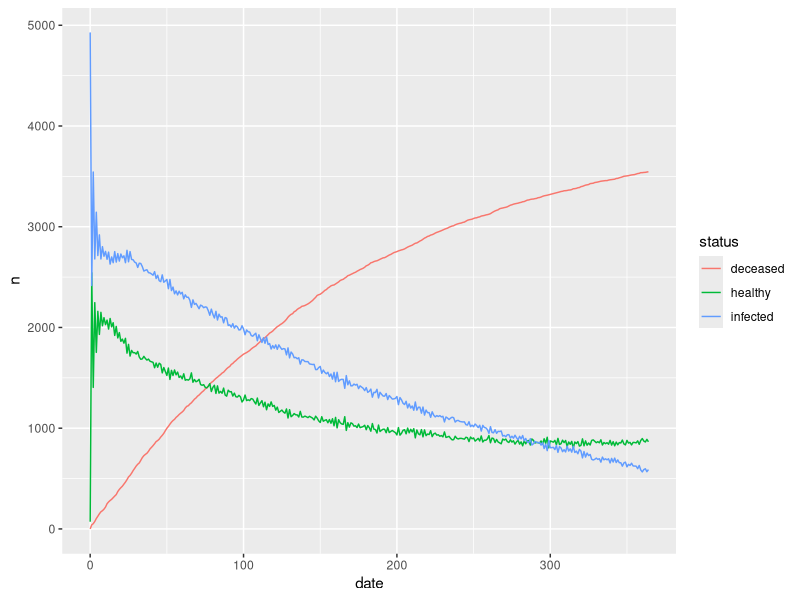
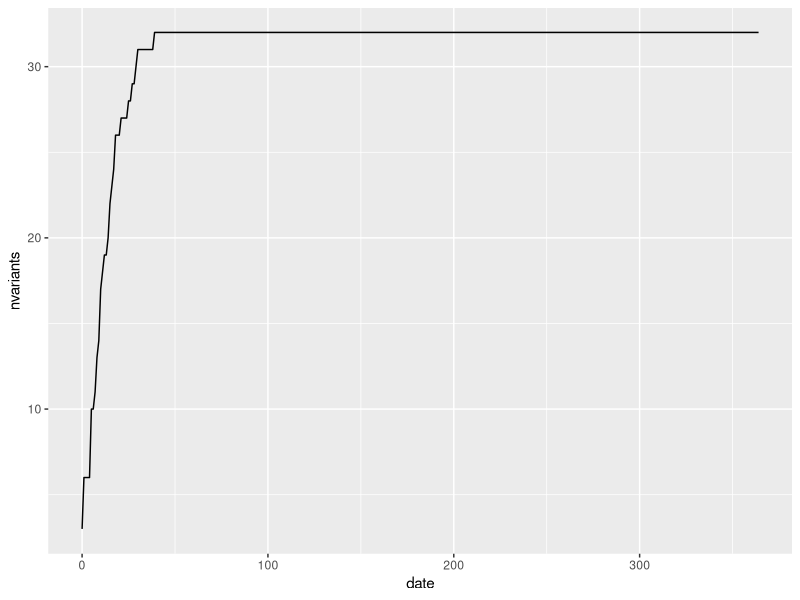

These charts were generated, in order, by the following R code:
totals   <- read.table("examples/total.txt", sep = " ", header = TRUE)
variants <- read.table("examples/variants.txt", sep = " ", header = TRUE)


dat <- rbind(
  data.frame(
    date   = totals$date,
    status = "healthy",
    n      = totals$nhealthy
  ),
  data.frame(
    date   = totals$date,
    status = "infected",
    n      = totals$ninfected
  ),
  data.frame(
    date   = totals$date,
    status = "deceased",
    n      = totals$ndeceased
  )
)

library(ggplot2)

ggplot(dat, aes(x = date, y = n)) +
  geom_line(aes(color = status))

ggplot(totals, aes(x = date, y = nvariants)) +
  geom_line()
